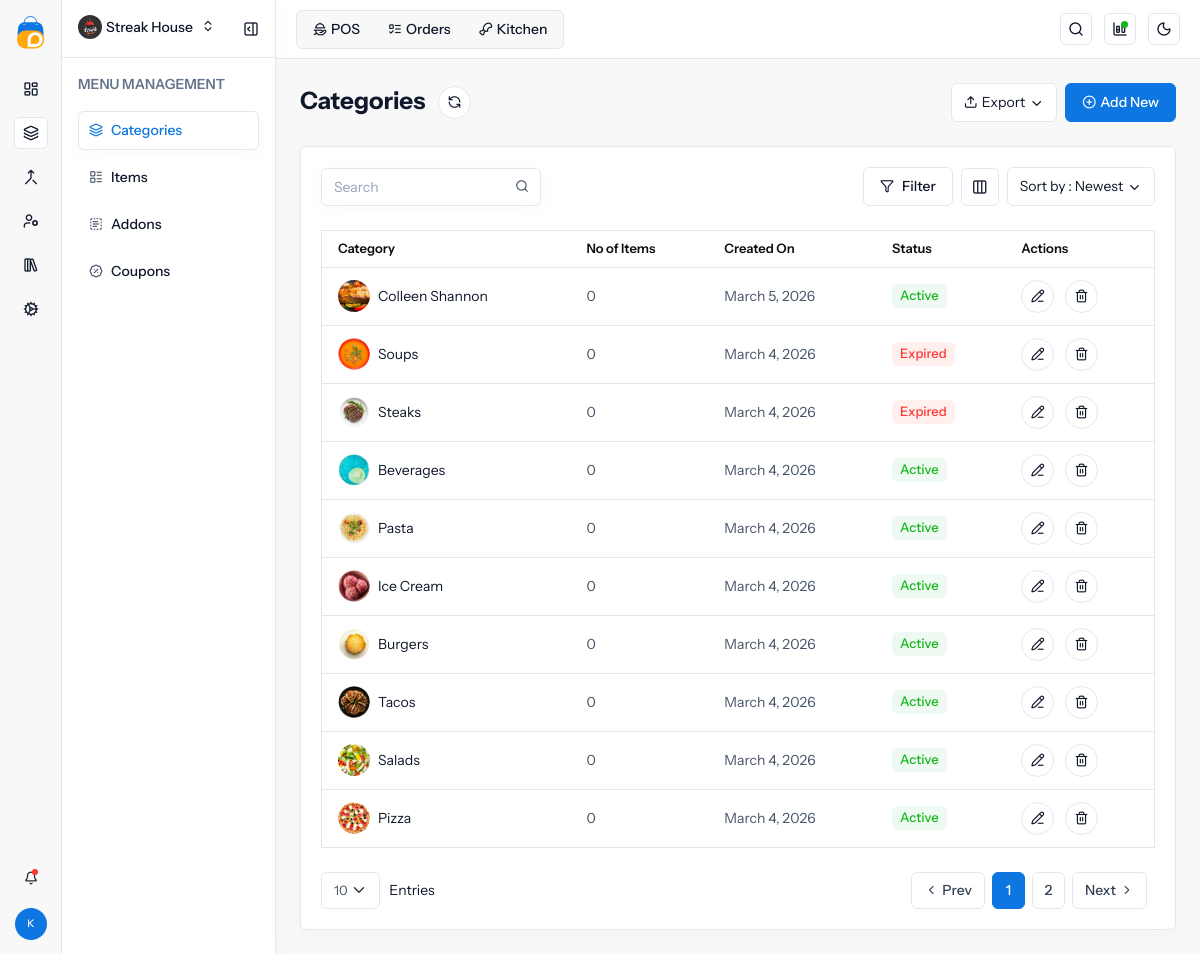
Screenshot of /categories/ (signed in) with the database file from the repository.
### pos_app/models.py (models this page shows, shortened)
class Category(models.Model):
    STATUS_CHOICES = [
        ("Active", "Active"),
        ("Expired", "Expired"),
    ]
    name = models.CharField(max_length=120, unique=True)
    image = models.FileField(upload_to="categories/", blank=True, null=True)
    items_count = models.PositiveIntegerField(default=0)
    created_on = models.DateField(default=timezone.now)
    status = models.CharField(max_length=20, choices=STATUS_CHOICES, default="Active")
    class Meta:
        ordering = ["-created_on", "name"]

### pos_app/views.py (the view)
# urls.py: path("categories/", categories_view, name="categories"),
@login_required(login_url="login")
def categories_view(request):
    queryset, selected_category_ids, selected_status, sort_by = _filtered_sorted_categories_from_params(request.GET)
    sort_label_map = {
        "newest": "Newest",
        "oldest": "Oldest",
        "ascending": "Ascending",
        "descending": "Descending",
    }
    context = {
        "categories": queryset,
        "all_categories": Category.objects.all(),
        "selected_category_ids": {str(value) for value in selected_category_ids},
        "selected_status": selected_status,
        "status_choices": Category.STATUS_CHOICES,
        "sort_by": sort_by,
        "sort_label": sort_label_map[sort_by],
    }
    context.update(_build_shell_context(request))
    if request.headers.get("HX-Request"):
        return render(request, "partials/categories_table.html", context)
    return render(request, "categories.html", context)

### pos_app/views.py (called while the page is built)
def _safe_file_url(field_file):
    if not field_file:
        return ""
    try:
        return field_file.url
    except ValueError:
        return ""

def _format_relative_time(value):
    if not value:
        return ""
    now = timezone.localtime(timezone.now())
    local_value = timezone.localtime(value)
    seconds = max(int((now - local_value).total_seconds()), 0)
    if seconds < 60:
        return "Just now"
    if seconds < 3600:
        minutes = seconds // 60
        return f"{minutes} Min Ago"
    if seconds < 86400:
        hours = seconds // 3600
        return f"{hours} Hrs Ago"
    days = seconds // 86400
    return f"{days} Days Ago"

def _resolve_shell_page(request):
    resolver_match = getattr(request, "resolver_match", None)
    if resolver_match:
        if resolver_match.url_name == "page":
            return resolver_match.kwargs.get("page") or "index-2"
        if resolver_match.url_name == "dashboard":
            return "index-2"
        if resolver_match.url_name:
            return resolver_match.url_name.replace("_", "-")
    return request.path.strip("/").split("/", 1)[0] or "index-2"

def _resolve_shell_section(page_name):
    for section, pages in SHELL_SECTION_MAP.items():
        if page_name in pages:
            return section
    return "dashboard"

### pos_app/Template/categories.html (shortened to what this page needs)
{% extends "base_dashboard_page.html" %}
{% load static %}
{% block extra_styles %}
    <link rel="stylesheet" href="{% static 'assets/plugins/datatables/dataTables.bootstrap5.min.css' %}">
{% endblock %}
{% block body_content %}
        <div class="page-wrapper">
            <div class="content">
                <div class="d-flex align-items-sm-center flex-sm-row flex-column gap-3 mb-4">
                    <div class="flex-grow-1">
                        <h3 class="mb-0"><a href="{% url 'categories' %}" class="text-dark">Categories</a> <a href="javascript:void(0);" class="btn btn-icon btn-sm btn-white rounded-circle ms-2" hx-get="{{ request.get_full_path }}" hx-target="#categories-table-container" hx-swap="innerHTML"><i class="icon-refresh-ccw"></i></a></h3>
                    </div>
                    <div class="gap-2 d-flex align-items-center flex-wrap">
                        <div class="dropdown">
                            <a href="javascript:void(0);" class="dropdown-toggle btn btn-white d-inline-flex align-items-center" data-bs-toggle="dropdown">
                                <i class="icon-upload me-1"></i>Export
                            </a>
                        </div>
                        <a href="#" class="btn btn-primary d-inline-flex align-items-center" data-bs-toggle="modal" data-bs-target="#add_category"><i class="icon-circle-plus me-1"></i>Add New</a>
                    </div>
				</div>
                <div class="card mb-0">
                    <div class="card-body">
                        <div class="d-flex align-items-center flex-wrap gap-3 justify-content-between mb-4">
                            <div class="search-input">
								<span class="btn-searchset"><i class="icon-search fs-14"></i></span>
							</div>
                            <div class="d-flex align-items-center gap-2 flex-wrap">
                                <a href="javascript:void(0);" class="btn btn-white d-inline-flex align-items-center" data-bs-toggle="offcanvas" data-bs-target="#filter-offcanvas" aria-controls="filter-offcanvas">
                                    <i class="icon-funnel me-2"></i>Filter
                                </a>
                                <div class="dropdown">
                                    <a href="javascript:void(0);" class="btn btn-icon btn-white" data-bs-toggle="dropdown" data-bs-auto-close="outside">
                                        <i class="icon-columns-3"></i>
                                    </a>
                                </div>
                                <div class="dropdown">
                                    <a href="javascript:void(0);" id="sort-dropdown-label" class="dropdown-toggle btn btn-white d-inline-flex align-items-center" data-bs-toggle="dropdown">
                                        Sort by : {{ sort_label|default:"Newest" }}
                                    </a>
                                </div>
                            </div>
                        </div>
                        <div id="categories-table-container">
                            {% include "partials/categories_table.html" %}
                        </div>
                    </div>
                </div>
            </div>
        </div>
{% endblock %}

### pos_app/Template/partials/categories_table.html
{% load static %}
<div class="table-responsive table-nowrap">
    <table class="table mb-0 border datatable">
        <thead>
            <tr>
                <th>Category</th>
                <th>No of Items</th>
                <th>Created On</th>
                <th>Status</th>
                <th>Actions</th>
            </tr>
        </thead>
        <tbody>
            {% for category in categories %}
            <tr>
                <td>
                    <div class="d-flex align-items-center">
                        <div class="avatar avatar-sm avatar-rounded flex-shrink-0 me-2">
                            {% if category.image %}
                            <img src="{{ category.image.url }}" alt="category" class="img-fluid">
                            {% else %}
                            <img src="{% static 'assets/img/category/category-01.png' %}" alt="category" class="img-fluid">
                            {% endif %}
                        </div>
                        <h6 class="fs-14 fw-normal mb-0">{{ category.name }}</h6>
                    </div>
                </td>
                <td>{{ category.items_count }}</td>
                <td>{{ category.created_on|date:"F j, Y" }}</td>
                <td>
                    {% if category.status == "Active" %}
                    <span class="badge badge-soft-success">{{ category.status }}</span>
                    {% else %}
                    <span class="badge badge-soft-danger">{{ category.status }}</span>
                    {% endif %}
                </td>
                <td>
                    <a href="javascript:void(0);" class="btn btn-icon btn-sm btn-white rounded-circle me-2" data-bs-toggle="modal" data-bs-target="#edit_category" data-category-id="{{ category.id }}" data-category-name="{{ category.name }}" data-category-items="{{ category.items_count }}" data-category-status="{{ category.status }}" data-category-image="{% if category.image %}{{ category.image.url }}{% else %}{% static 'assets/img/category/category-01.png' %}{% endif %}"><i class="icon-pencil-line"></i></a>
                    <a href="javascript:void(0);" class="btn btn-icon btn-sm btn-white rounded-circle" data-bs-toggle="modal" data-bs-target="#delete_modal" data-category-id="{{ category.id }}" data-category-name="{{ category.name }}"><i class="icon-trash-2"></i></a>
                </td>
            </tr>
            {% empty %}
            <tr>
                <td colspan="5" class="text-center py-4">No categories found.</td>
            </tr>
            {% endfor %}
        </tbody>
    </table>
</div>

### rows the page displays
Category: image (picture), name "Colleen Shannon", items_count "0", created_on "March 5, 2026", status "Active"
Category: image (picture), name "Soups", items_count "0", created_on "March 4, 2026", status "Expired"
Category: image (picture), name "Steaks", items_count "0", created_on "March 4, 2026", status "Expired"
Category: image (picture), name "Beverages", items_count "0", created_on "March 4, 2026", status "Active"
Category: image (picture), name "Pasta", items_count "0", created_on "March 4, 2026", status "Active"
Category: image (picture), name "Ice Cream", items_count "0", created_on "March 4, 2026", status "Active"
Category: image (picture), name "Burgers", items_count "0", created_on "March 4, 2026", status "Active"
Category: image (picture), name "Tacos", items_count "0", created_on "March 4, 2026", status "Active"
Category: image (picture), name "Salads", items_count "0", created_on "March 4, 2026", status "Active"
Category: image (picture), name "Pizza", items_count "0", created_on "March 4, 2026", status "Active"

### other values shown
{{ shell_profile_initials }} "K"
{{ sort_label|default:"Newest" }} "Newest"
